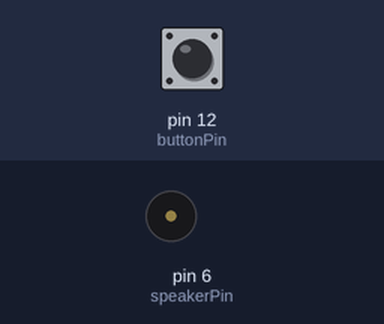
Bench run of a sketch on a simulated Arduino Uno, built with avr-gcc and run on an emulated ATmega328P. Parts: buzzer (waves = sounding). Inputs (shaded band) come from the test bench; at power-on: pin 12 (buttonPin) LOW.

Above: at 1.2 s.
1.3 s: pin 12 (buttonPin) pulled HIGH for 0.15 s
At 1.44 s:
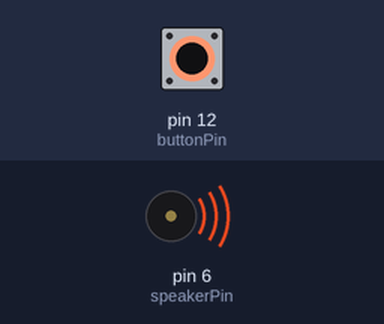
3.0 s: pin 12 (buttonPin) pulled HIGH for 3.2 s
At 7.6 s:
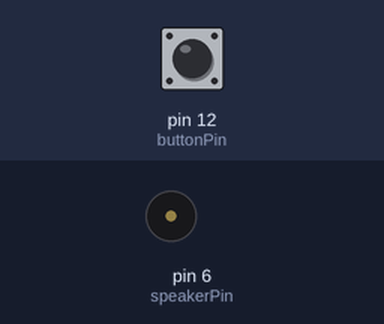
Timing chart, 0 to 9.1 s (numbered marks = the images above; inputs shaded):
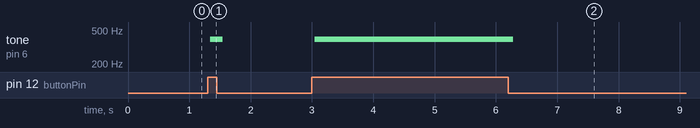

The sketch:

RedRobot_DRAKO_button_piezo_melody.ino
```cpp
/*
   RedRobot DRAKO piezo melody and button
   Author eng.A.Anchev
   Byala, 2019
*/
int speakerPin = 6;
const int buttonPin = 12;
int buttonState = 0;

int length = 15;                           // ----- the number of notes
char notes[] = "ccggaagffeeddc ";          // ----- a space represents a rest
int beats[] = { 1, 1, 1, 1, 1, 1, 2, 1, 1, 1, 1, 1, 1, 2, 4 };
int tempo = 300;

// ---------- Play tone ------------
void playTone(int tone, int duration) {
  for (long i = 0; i < duration * 1000L; i += tone * 2) {
    digitalWrite(speakerPin, HIGH);
    delayMicroseconds(tone);
    digitalWrite(speakerPin, LOW);
    delayMicroseconds(tone);
  }
}

// ----------- Play note -----------
void playNote(char note, int duration) {
  char names[] = { 'c', 'd', 'e', 'f', 'g', 'a', 'b', 'C' };
  int tones[] = { 1915, 1700, 1519, 1432, 1275, 1136, 1014, 956 };

  // ----- play the tone corresponding to the note name
  for (int i = 0; i < 8; i++) {
    if (names[i] == note) {
      playTone(tones[i], duration);
    }
  }
}

// ============ SETUP ================
void setup() {
  pinMode(speakerPin, OUTPUT);
  pinMode(buttonPin, INPUT);
}

// ============ LOOP =================
void loop() {

  buttonState = digitalRead(buttonPin);
  if (buttonState == HIGH) {
    playNote(notes[2], 200);      // play tone
  }
}
```

Measured:
- after the input at 1.3 s, tone on pin 6 (speakerPin): silent → 391 Hz after 0.05 s, → silent 0.20 s later
- after the input at 3.0 s, tone on pin 6 (speakerPin): silent → 391 Hz after 0.05 s, → silent 3.2 s later
